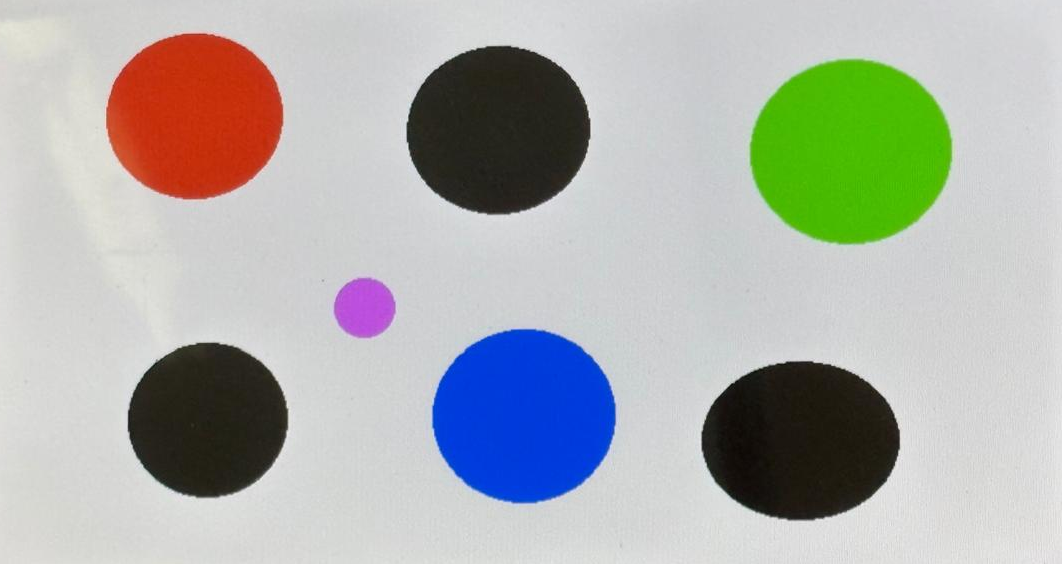
#> input picture Assets/circles.png, 1062 x 564 px, found by its file name
$ python shape_detect.py
#> lines starting #> are read from the running program, lines starting #| are printed output that depends on the picture; after the words box and inside, x2 and y2 are one past the last pixel; in counts of white or black regions, pixels touching at a corner belong together
# Activity: Detects shapes, calculates the geometric center via point averaging,
# and labels primary colors using the HSV color space.

import cv2 as cv
import numpy as np

# Load the source image
img = cv.imread("Assets/circles.png")
#> img is the input picture: shape (564, 1062, 3); mean B, G, R 173, 177.1, 174.7

# Convert to different color spaces for processing
hsv = cv.cvtColor(img, cv.COLOR_BGR2HSV)
#> hsv: shape (564, 1062, 3); mean H, S, V 61.8, 44, 191
gray = cv.cvtColor(img, cv.COLOR_BGR2GRAY)
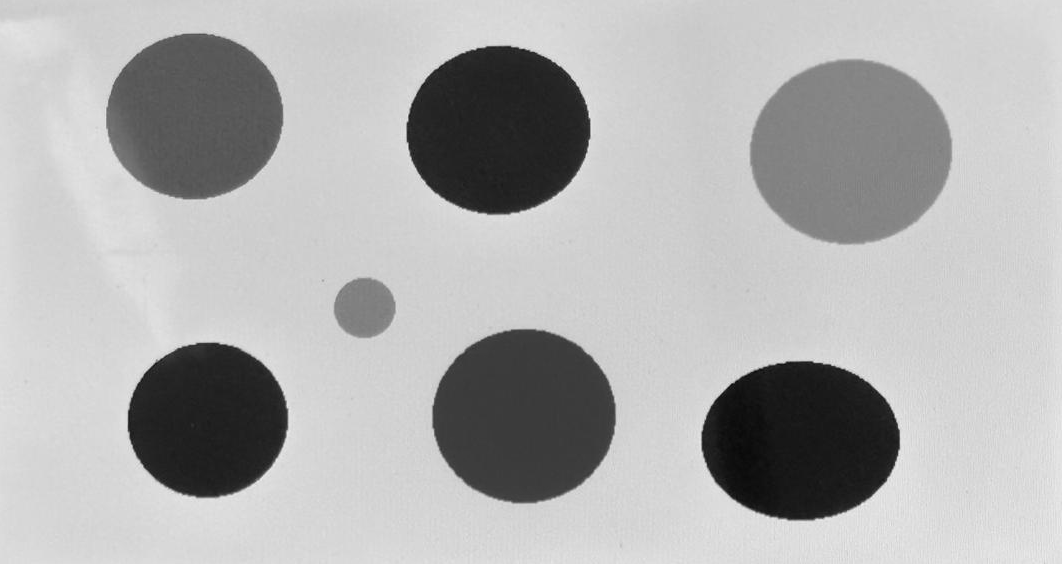
#> gray: shape (564, 1062); min 5, max 245, mean 175.9

# Binarization: Creating a mask to isolate the shapes
# Thresholding with BINARY_INV because we want the shapes to be white (255)
_, th = cv.threshold(gray, 200, 255, cv.THRESH_BINARY_INV)
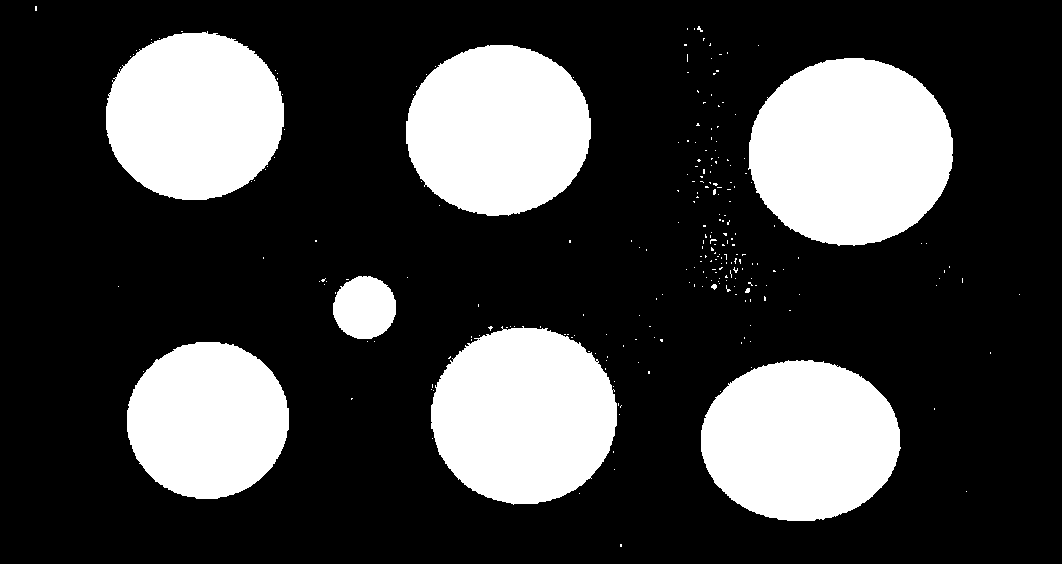
#> th: shape (564, 1062); 25.6% white; 250 white regions (241 under 20 px)
cv.imwrite("Assets/binary_mask.jpg", th)

# Contour Detection: Finding the boundaries of the shapes
contours, hierarchy = cv.findContours(th, cv.RETR_EXTERNAL, cv.CHAIN_APPROX_SIMPLE)
#> contours = 250 contours, 243 with area under 20; largest, box (x1, y1, x2, y2) and area: (748, 58, 953, 246) 29722, (431, 326, 617, 505) 25522, (701, 360, 901, 521) 24974, (406, 45, 591, 216) 24526, (106, 31, 284, 200) 23280, (127, 342, 289, 499) 19682, (333, 276, 396, 339) 3018
print(f"Total contours found: {len(contours)}")
#| Total contours found: 250

# Filtering contours by area to ignore noise
contours_filtered = []
for con in contours:
    area = cv.contourArea(con)
    if area > 500:
        print(f"Detected area: {area}")
        contours_filtered.append(con)
#> this loop made 250 passes
#> area on passes 23, 32, 53: 24973.5, 19681.5, 25521.5
#| Detected area: 24973.5
#| Detected area: 19681.5
#| Detected area: 25521.5
#| Detected area: 3018.0
#| Detected area: 29721.5
#| Detected area: 24525.5
#| Detected area: 23280.0
#> after the loop, contours_filtered = 7 contours; box (x1, y1, x2, y2) and area: (748, 58, 953, 246) 29722, (431, 326, 617, 505) 25522, (701, 360, 901, 521) 24974, (406, 45, 591, 216) 24526, (106, 31, 284, 200) 23280, (127, 342, 289, 499) 19682, (333, 276, 396, 339) 3018

# Draw the filtered contours on the original image for visualization
drawn_img = cv.drawContours(img.copy(), contours_filtered, -1, (0, 0, 255), 3)
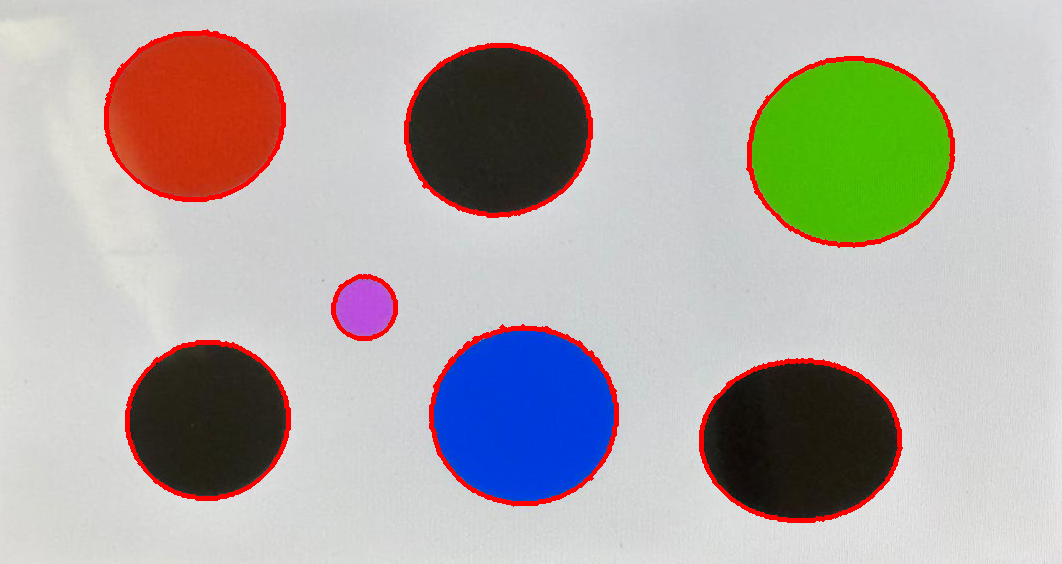
#> drawn_img: shape (564, 1062, 3); mean B, G, R 168.5, 172.5, 177.2

for con in contours_filtered:
    # Reshape the contour points to a 2D array (x, y)
    points = con.reshape(-1, 2)

    # Calculate the geometric center (Centroid) manually using NumPy
    sum_x = np.sum(points[:, 0])
    sum_y = np.sum(points[:, 1])
    num_points = len(points)

    height, width = hsv.shape[:2]

    # Coordinates calculation with clipping to ensure they stay within image bounds
    cX = int(sum_x / num_points)
    cY = int(sum_y / num_points)
    cX = max(0, min(cX, width - 1))
    cY = max(0, min(cY, height - 1))

    # Color detection using the HSV space (Hue channel)
    pixel_hsv = hsv[cY, cX]
    h = pixel_hsv[0]

    # Classifying the color based on the Hue (H) value
    if h < 10 or h > 160:
        color_label = "Red"
    elif 35 < h < 85:
        color_label = "Green"
    elif 100 < h < 140:
        color_label = "Blue"
    else:
        color_label = "Unknown"

    print(f"Center: ({cX}, {cY}) | Hue: {h} | Color: {color_label}")

    # Draw a circle at the center and add the color label text
    cv.circle(drawn_img, (cX, cY), 5, (255, 0, 0), -1)
    cv.putText(drawn_img, color_label, (cX - 25, cY - 15),
               cv.FONT_HERSHEY_SIMPLEX, 0.5, (255, 255, 255), 2)
#> this loop made 7 passes
#> (sum_x, sum_y, num_points, cX, cY, pixel_hsv, h, color_label) on passes 1 to 7: (215918, 118352, 272, 793, 435, [16, 104, 27], 16, 'Unknown'), (42446, 86882, 208, 204, 417, [21, 71, 36], 21, 'Unknown'), (165771, 128520, 320, 518, 401, [112, 254, 221], 112, 'Blue'), (39841, 33510, 110, 362, 304, [143, 164, 222], 143, 'Unknown'), (248067, 45056, 292, 849, 154, [48, 251, 192], 48, 'Green'), (127924, 34667, 260, 492, 133, [30, 54, 38], 30, 'Unknown'), (56315, 31061, 292, 192, 106, [6, 242, 199], 6, 'Red')
#| Center: (793, 435) | Hue: 16 | Color: Unknown
#| Center: (204, 417) | Hue: 21 | Color: Unknown
#| Center: (518, 401) | Hue: 112 | Color: Blue
#| Center: (362, 304) | Hue: 143 | Color: Unknown
#| Center: (849, 154) | Hue: 48 | Color: Green
#| Center: (492, 133) | Hue: 30 | Color: Unknown
#| Center: (192, 106) | Hue: 6 | Color: Red
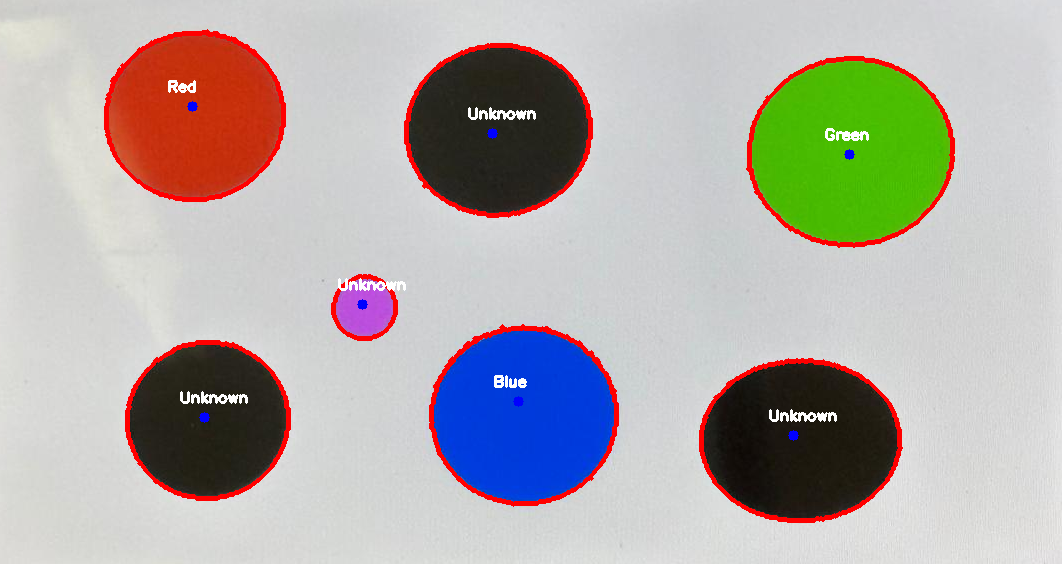
#> drawn_img: shape (564, 1062, 3); 0.54% of pixels changed, all inside (x1, y1, x2, y2) = (168, 80, 869, 441)

# Save the final analysis result
cv.imwrite("Assets/shape_analysis.jpg", drawn_img)
